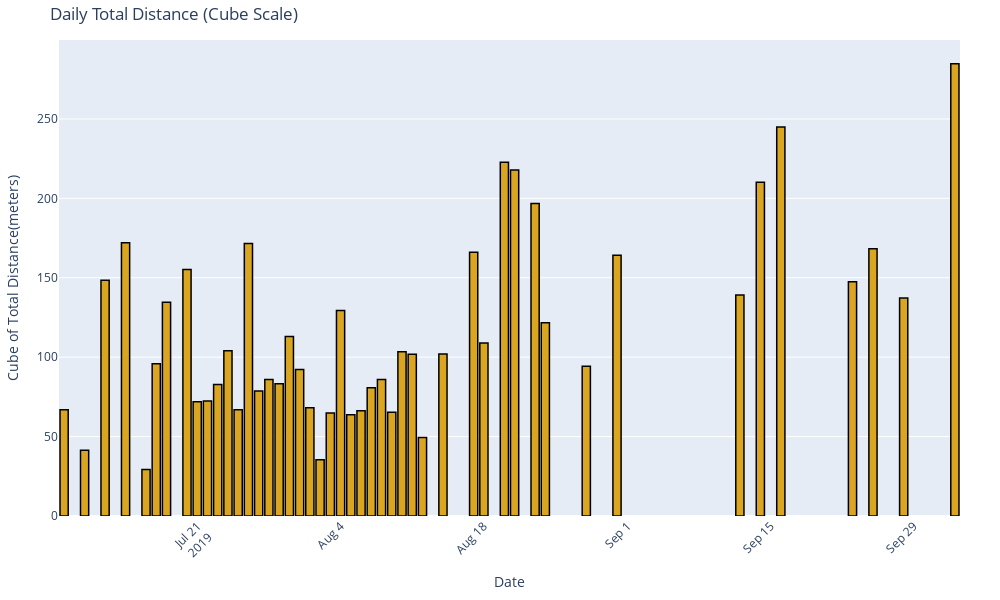

This figure's notebook cell:
### Markdown cell above
**Insight:**
• Loaded the data and converted the timestamp to a datetime object.
• Extracted the date from the timestamp to facilitate day-by-day analysis.
• Dropped rows with missing values in the enhanced_altitude column to ensure clean data for analysis.

**Initial Data Preview Notes:**
• Data includes columns such as 'Air Power', 'Cadence', 'Form Power', 'Ground Time', 'Leg Spring Stiffness', 'Power', 'Vertical Oscillation', and various metrics for detailed analysis.
• The focus will be on enhanced_speed and enhanced_altitude instead of speed and altitude to provide a more comprehensive view.

## 1.3 Basic Visual Analysis Techniques:

### 1.3.1 Bar Chart

**Justification:**
• Bar charts are effective for showing discrete quantities and comparing totals over time. The cube root transformation helps manage skewed distributions, making trends more interpretable. The interactive Tooltips enhance user engagement by providing detailed information on hover.

**Mechanics:**

### Code cell
def plot_total_distance(df):
    """
    Plot a bar chart of the cube root of total daily distance, ensuring anomalies are removed.
    
    Args:
        df (pd.DataFrame): The input DataFrame.
    """
    # Group data by date and calculate total distance
    df_grouped = df.groupby('date').agg({'distance': 'sum'}).reset_index()
    
    # Calculate cube root of total distance
    df_grouped['cbrt_distance'] = np.cbrt(df_grouped['distance'])
    
    # Create the plot
    fig = go.Figure()
    
    fig.add_trace(go.Bar(
        x=df_grouped['date'],
        y=df_grouped['cbrt_distance'],
        name='Total Distance',
        marker=dict(color='goldenrod', line=dict(color='black', width=1.5)),
        hovertemplate='Date: %{x}<br>Distance: %{y:.2f}',
    ))
    
    fig.update_layout(
        title='Daily Total Distance (Cube Scale)',
        xaxis_title='Date',
        yaxis_title='Cube of Total Distance(meters)',
        xaxis_tickangle=-45,
        hovermode='x unified',
        legend=dict(x=0, y=1.0),
        margin=dict(l=40, r=40, t=40, b=40),
        height=600,
        width=1000
    )
    
    fig.show()

# Example usage
plot_total_distance(df)

### Figure 1 — Plotly figure (JSON) as saved in the notebook; plotly's stock layout.template omitted (floating-point values rounded to 4 significant figures)
{"data": [{"hovertemplate": "Date: %{x}<br>Distance: %{y:.2f}", "marker": {"color": "goldenrod", "line": {"color": "black", "width": 1.5}}, "name": "Total Distance", "type": "bar", "x": ["2019-07-08", "2019-07-10", "2019-07-12", "2019-07-14", "2019-07-16", "2019-07-17", "2019-07-18", "2019-07-20", "2019-07-21", "2019-07-22", "2019-07-23", "2019-07-24", "2019-07-25", "2019-07-26", "2019-07-27", "2019-07-28", "2019-07-29", "2019-07-30", "2019-07-31", "2019-08-01", "2019-08-02", "2019-08-03", "2019-08-04", "2019-08-05", "2019-08-06", "2019-08-07", "2019-08-08", "2019-08-09", "2019-08-10", "2019-08-11", "2019-08-12", "2019-08-14", "2019-08-17", "2019-08-18", "2019-08-20", "2019-08-21", "2019-08-23", "2019-08-24", "2019-08-28", "2019-08-31", "2019-09-12", "2019-09-14", "2019-09-16", "2019-09-23", "2019-09-25", "2019-09-28", "2019-10-03"], "y": [66.89, 41.45, 148.4, 172.0, 29.25, 95.83, 134.5, 155.2, 71.97, 72.41, 82.82, 104.1, 66.85, 171.5, 78.67, 85.93, 83.23, 113.1, 92.22, 68.09, 35.35, 64.82, 129.5, 63.81, 66.3, 80.73, 85.92, 65.32, 103.5, 101.8, 49.39, 102.1, 166.1, 108.9, 222.7, 217.8, 196.8, 121.7, 94.36, 164.1, 139.2, 210.1, 244.9, 147.4, 168.3, 137.2, 284.7]}], "layout": {"height": 600, "hovermode": "x unified", "legend": {"x": 0, "y": 1}, "margin": {"b": 40, "l": 40, "r": 40, "t": 40}, "title": {"text": "Daily Total Distance (Cube Scale)"}, "width": 1000, "xaxis": {"tickangle": -45, "title": {"text": "Date"}}, "yaxis": {"title": {"text": "Cube of Total Distance(meters)"}}}}
